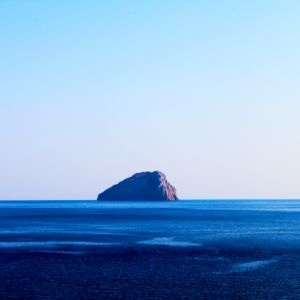
//> input picture S4/M4.4 Traitement des données Multimédia/Vision et Perception Numériques/TP/TP/TP2-VPN1-2filtre1/03.jpg, 300 x 300 px
$ ./tp1VPN   (built with g++ and OpenCV 4)
//> lines starting //> are read from the running program, lines starting //| are printed output that depends on the picture
//============================================================================
// Name        : tp1_part1.cpp
// Author      : Azeddine
// Version     :
// Copyright   :
// Description : charger image, la manipuler et l'enregistrer
//				 Ainsi extraction de quelques informations tels que : couleur moyenne, histogrmmes, ...
//============================================================================

#include <opencv2/opencv.hpp>
#include <opencv2/imgproc/imgproc.hpp>
#include <opencv2/core/core.hpp>
#include <opencv2/highgui/highgui.hpp>
#include <iostream>
#include<stdio.h>
using namespace cv;
using namespace std;

int main(){///int argc, char** argv )

	Mat source=imread("image/03.jpg",1);// ou Mat source = imread(argv[1], CV_LOAD_IMAGE_COLOR);
//> source is the input picture: 300 rows x 300 cols, CV_8UC3; mean B, G, R 207.2, 167, 130.6

	if (source.empty()){
		cout <<"impossible de charger l'image "<<endl;
		return -1;
	}

// affichage
	namedWindow("image source");
	imshow("image source", source);

	// ecriture
	//vector<int> compression_params;
	imwrite("image/imageapres.png", source);//, compression_params);

// affiche de nombre de lignes et colonnes
	cout <<"Ligne : "<<source.rows <<"  Colonnes : "<< source.cols<<endl;
//| Ligne : 300  Colonnes : 300

//affichage apr鑣 conversion avec cvtColor
	Mat dest;
	cvtColor(source, dest, CV_RGB2GRAY);
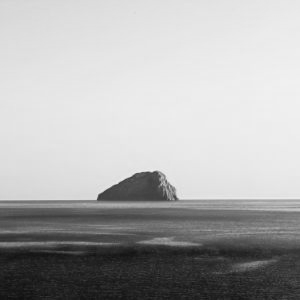
//> dest: 300 rows x 300 cols, CV_8UC1; min 16, max 240, mean 174.9
	namedWindow("image dest");
	imshow("image dest", dest);

//Acces aux pixels de l'image
	Mat dest1;
	Vec3b pixel;
	int i, j;
	dest1.create(source.size(), CV_8U);

	for(i=0;i<source.rows;i++)
		for(j=0;j<source.cols;j++){
			pixel=source.at<Vec3b>(i,j);
			dest1.at<uchar>(i,j)=(uchar)(pixel.val[0]+pixel.val[1]+pixel.val[2])/3;
		}
//> this loop made 300 passes
//> pixel on passes 1 to 3: [255, 229, 183], [255, 229, 183], [255, 229, 183]
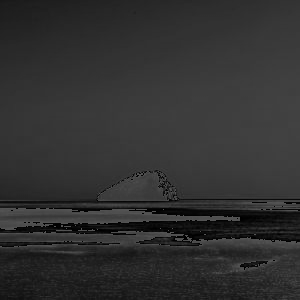
//> dest1: 300 rows x 300 cols, CV_8UC1; min 0, max 85, mean 48.6
//> after the loop, pixel = [92, 40, 3]
	namedWindow("image dest 1");
	imshow("image dest 1", dest1);

//calcul de la couleur moyenne et de l'histogramme
	int hist[3][255];
	Vec3f moyenbgr;
		moyenbgr.val[0]=0;
		moyenbgr.val[1]=0;
		moyenbgr.val[2]=0;

		for(i=0;i<source.rows;i++)
			for(j=0;j<source.cols;j++){
				pixel=source.at<Vec3b>(i,j);
				hist[0][(pixel.val[0])]++;
				hist[1][(pixel.val[1])]++;
				hist[2][(pixel.val[2])]++;

				moyenbgr.val[0]+=pixel.val[0];
				moyenbgr.val[1]+=pixel.val[1];
				moyenbgr.val[2]+=pixel.val[2];

			}
//> after the loop, pixel = [92, 40, 3]
		cout << "MoyenB :"<<moyenbgr.val[0]/(source.rows *source.cols)<<endl;
//| MoyenB :207.191
		cout << "MoyenG :"<<moyenbgr.val[1]/(source.rows *source.cols)<<endl;
//| MoyenG :167.002
		cout << "MoyenR :"<<moyenbgr.val[2]/(source.rows *source.cols)<<endl;
//| MoyenR :130.579

		cout << "Histogramme" <<endl;
		for(i=0;i<3;i++){
			for(j=0;j<source.cols;j++){
				cout << hist[i][j] <<"  ";
			}
			cout <<endl;
		}

//calcul d'histogramme avec fonction pr閐閒inie
		int bbins = 24, gbins = 24, rbins=24;
		int histSize[] = {bbins, gbins, rbins};
		float branges[] = { 0, 256 };
		float granges[] = { 0, 256 };
		float rranges[] = { 0, 256 };
		const float* ranges[] = {branges, granges, rranges };
		MatND hist1;
		int channels[] = {0, 1, 2};
		//int hist1[3][255];
		calcHist( &source, 1, channels, Mat(), hist1, 3, histSize, ranges,true,false );


	waitKey(0);
	return 1;
}
